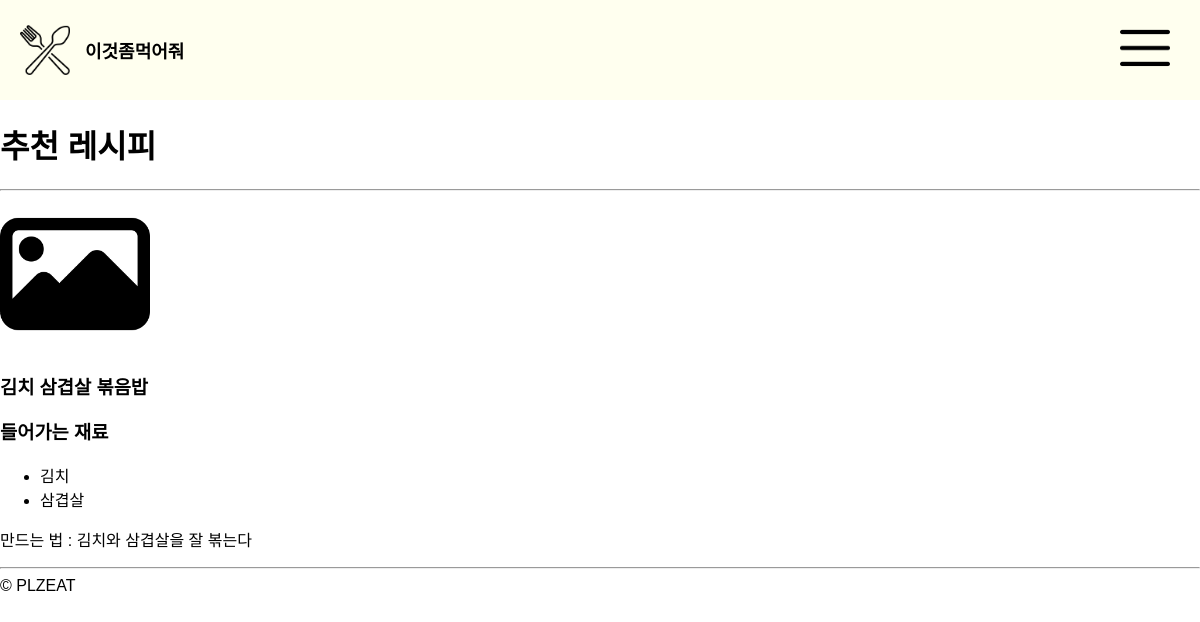
Page /recipies/list/1 on the committed database.
### recipies/models.py (models this page shows, shortened)
class Recipe(models.Model):
    name = models.CharField(max_length=100, null=True)
    photo = models.ImageField(upload_to="recipies", default="default.png")
    food = models.ManyToManyField("FoodInRecipe", related_name="recipies", blank=True)
    how_to_create = models.TextField(max_length=10000, null=True)

class FoodInRecipe(models.Model):
    name = models.CharField(max_length=100, null=True)

### recipies/views.py (the view)
# urls.py: path("list/<int:pk>", views.recipe_list, name="recipe_list"),
def recipe_list(request, pk):
    user = users_model.User.objects.get(pk=pk)
    user_food_list = []
    for food in user.foods.all():
        user_food_list.append(food.name)
    reco_recipe = recipies_model.Recipe.objects.all()
    resulted_reco_recipe = []
    for reco_food in reco_recipe:
        food_list = []
        count = 0
        reco_food_len = 0
        for food in reco_food.food.all():
            count = count + user_food_list.count(food.name)
            reco_food_len = reco_food_len + 1
        if count == reco_food_len:
            resulted_reco_recipe.append(reco_food.name)
    recipes = reco_recipe.filter(name__in=resulted_reco_recipe)
    context = {
        "user": user,
        "recipes": recipes,
    }
    return render(request, "recipies/recipe_list.html", context)

### users/models.py (called while the page is built)
    def __str__(self):
        return self.username
        email_verified = models.BooleanField(default=False)

### templates/recipies/recipe_list.html (shortened to what this page needs)
{% extends "base.html" %}
{% load static %}
{% block css %}
    <link rel="stylesheet" href="{% static 'recipies/css/recipe_list.css' %}" type="text/css">
{% endblock css %}
{% block content %}
    <h1>추천 레시피</h1>
    <hr>
    {% for recipe in recipes  %}
        <img class="recipe_img" src="{{recipe.photo.url}}" alt="recipe">
        <h3>{{recipe.name}}</h3>
        <h3>들어가는 재료</h3>
        <ul>
            {% for food in recipe.food.all %}
                <li>{{food.name}}</li>
            {% endfor %}
        </ul>
        <p>만드는 법 : {{recipe.how_to_create}}</p>
        <hr>
    {% endfor %}
{% endblock content %}

### core/static/core/css/base.css (style rules this page uses)
* { box-sizing: border-box; }
body { margin: 0; font-family: 'NanumSquare', sans-serif; }

### recipies/static/recipies/css/recipe_list.css (style rules this page uses)
.recipe_img { width: 150px; height: 150px; }

### rows in the picture
Recipe: photo (placeholder picture), name "김치 삼겹살 볶음밥", how_to_create "김치와 삼겹살을 잘 볶는다"
FoodInRecipe: name "김치"
FoodInRecipe: name "삼겹살"
